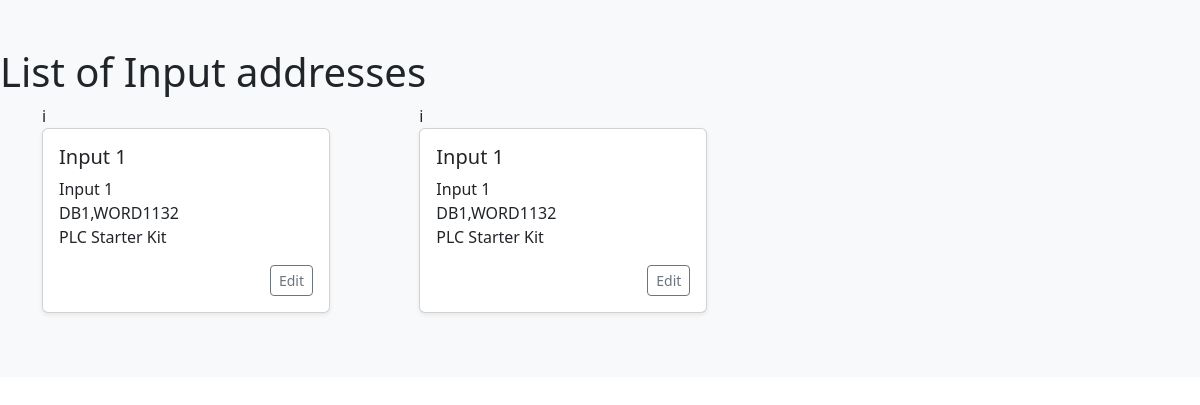
Page /list/inputs/addresses/ on the earlier database version.
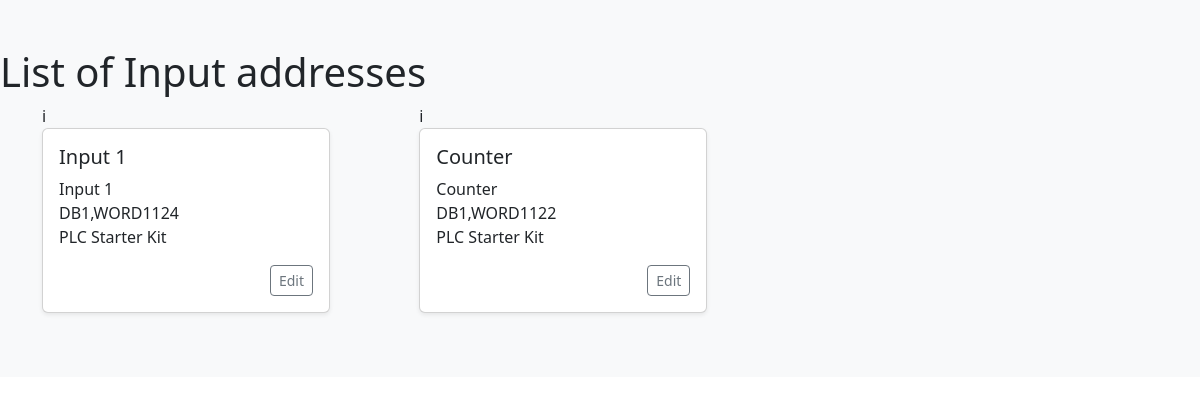
Same page on the later database version.
### iiot/models.py (models this page shows, shortened)
class InputAddresses(models.Model):
    address_id=models.UUIDField(primary_key=True,default=uuid.uuid4)
    variable_name=models.CharField(max_length=24)
    address=models.CharField(max_length=24)
    device=models.ForeignKey(InputDevices,on_delete=models.CASCADE)

class InputDevices(models.Model):
    device_id=models.UUIDField(primary_key=True,default=uuid.uuid4,unique=True)
    device_name=models.CharField(max_length=24)
    ip_address=models.GenericIPAddressField(max_length=24)
    port=models.IntegerField()
    rack=models.IntegerField(default=1)
    slot=models.IntegerField(default=1)
    device_protocol=models.CharField(max_length=10,choices=plc_protocols,default="S7Tsap")
    def __str__(self):
        return self.device_name

### iiot/views.py (the view)
# urls.py: path("list/inputs/addresses/", views.listInputAddresses,name='ListInputAddress'),
def listInputAddresses(request):
    inputAddresses=InputAddresses.objects.all()
    context={
         'inputAddresses':inputAddresses
     }
    return render(request,"iiot/listInputAddresses.html",context)

### iiot/templates/iiot/listInputAddresses.html
{% extends 'base/base.html' %}
{% load crispy_forms_tags %}
{% block 'body' %}
<div class="album py-5 bg-light">
    <h1>List of Input addresses</h1>
    <div class="container">
        <div class="row row-cols-1 row-cols-sm-2 row-cols-md-3 g-3">
            {% for adr in inputAddresses %}
            <div class="col">
                i
                {% include "components/listing_InputAddresses.html" %}
            </div>
            {% endfor %}
        </div>
    </div>
</div>
{% endblock %}

### iiot/templates/components/listing_InputAddresses.html
<div class="card shadow-sm mb-3" style="max-width: 18rem;">
    <div class="card-body">
        <h5 class="card-title">{{adr.variable_name}}</h5>
        <ul class="list-unstyled mb-3">
            <li>{{adr.variable_name}}</li>
            <li>{{adr.address}}</li>
            <li>{{adr.device}}</li>
        </ul>
        <div class="d-flex justify-content-end">
            <a href="{% url 'EditInput' address_id=adr.address_id %}" type="button" class="btn btn-sm btn-outline-secondary">Edit</a>
        </div>
    </div>
</div>

Differences in the rows shown:
changed InputAddresses "Input 1": address "DB1,WORD1132" → "DB1,WORD1124"
changed InputAddresses: variable_name "Input 1" → "Counter"; address "DB1,WORD1132" → "DB1,WORD1122"
